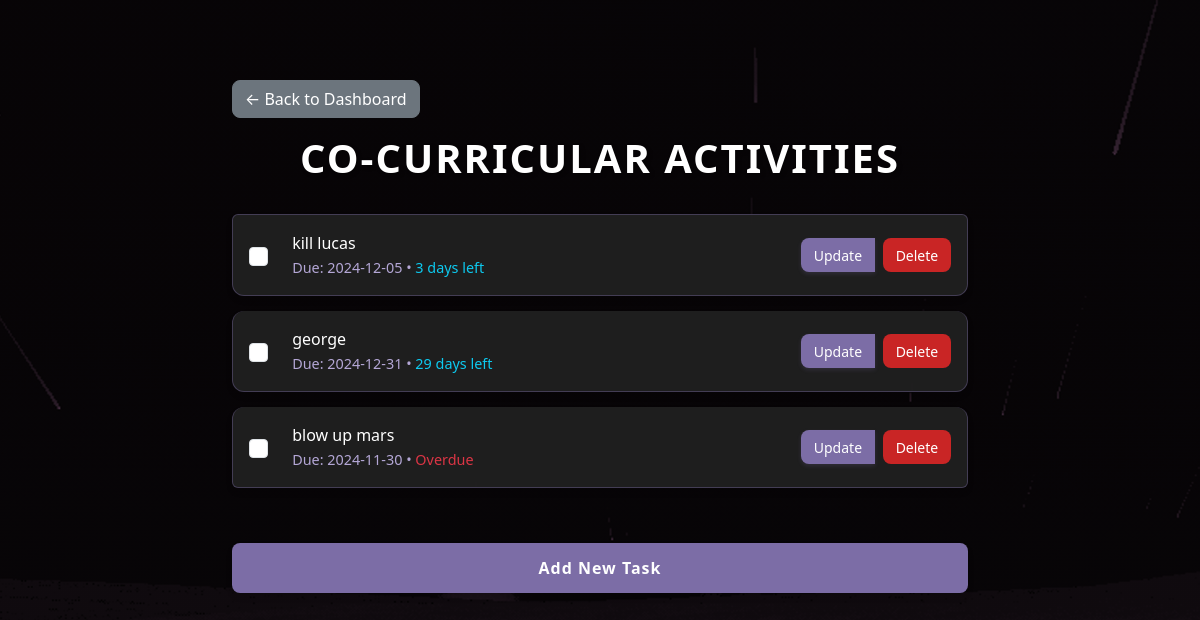
Before: /co_curricular (signed in) with the older database file.
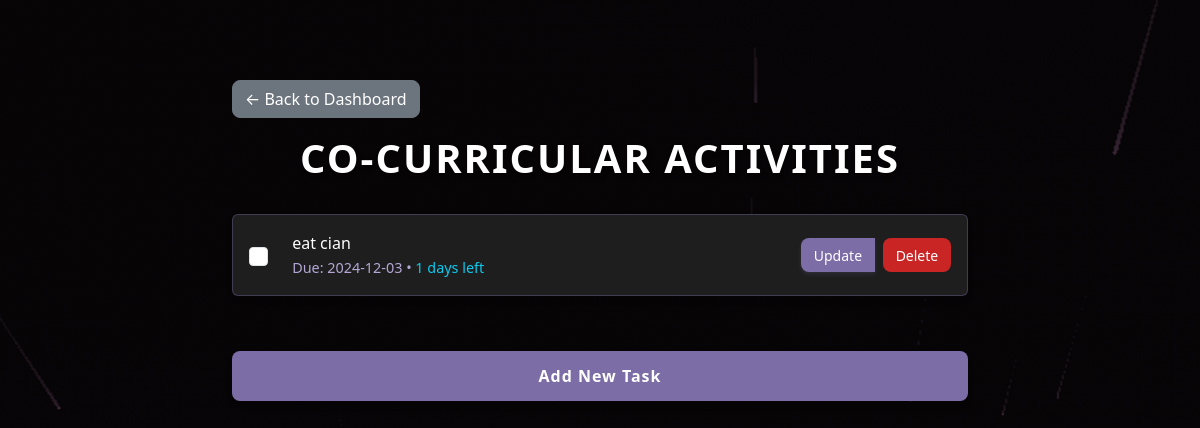
After: the same page with the newer database file.
### flask_app/setup_db.py (models this page shows)
class ToDo(Base):
    __tablename__ = 'todo'
    id = Column(Integer, primary_key=True)
    task = Column(String, nullable=False)
    category = Column(String, nullable=False)
    completed = Column(Boolean, default=False)
    due_date = Column(DateTime, nullable=True)
    user_id = Column(Integer, ForeignKey('users.id'), nullable=False)
    user = relationship('User', back_populates='todos')

### flask_app/app.py (the view)
@app.route('/co_curricular')
def co_curricular():
    if 'user_id' not in session:
        return redirect(url_for('login'))
    todos = db_session.query(ToDo).filter_by(user_id=session['user_id'], category='Co-Curricular').all()
    return render_template('co_curricular.html', todos=todos, calculate_days=calculate_days_remaining)

### flask_app/app.py (called while the page is built)
def calculate_days_remaining(due_date):
    if not due_date:
        return None
    today = date.today()
    days = (due_date.date() - today).days
    if days < 0:
        return "Overdue"
    elif days == 0:
        return "Due today"
    else:
        return f"{days} days left"

### flask_app/templates/co_curricular.html (shortened to what this page needs)
<!DOCTYPE html>
<html lang="en">
<head>
    <link href="https://cdn.jsdelivr.net/npm/bootstrap@5.3.0-alpha3/dist/css/bootstrap.min.css" rel="stylesheet">
</head>
<body>
    <div class="container mt-5">
        <a href="{{ url_for('dashboard') }}" class="btn btn-secondary mb-3">← Back to Dashboard</a>
        <h1>Co-Curricular Activities</h1>
        <div class="mt-4">
            {% if todos %}
                <ul class="list-group">
                    {% for todo in todos %}
                    <li class="list-group-item d-flex justify-content-between align-items-center">
                        <div class="d-flex align-items-center">
                            <form action="{{ url_for('toggle_todo', todo_id=todo.id) }}" method="POST" class="d-inline me-2">
                                <input type="checkbox" class="form-check-input" onchange="this.form.submit()"
                                       {% if todo.completed %}checked{% endif %}>
                            </form>
                            <div class="task-content">
                                <span {% if todo.completed %}class="text-decoration-line-through"{% endif %}>{{ todo.task }}</span>
                                {% if todo.due_date %}
                                    <br>
                                    <small class="text-muted due-date">
                                        Due: {{ todo.due_date.strftime('%Y-%m-%d') }}
                                        {% set days = calculate_days(todo.due_date) %}
                                        {% if days %}
                                            • <span class="{% if days == 'Overdue' %}text-danger{% elif days == 'Due today' %}text-warning{% else %}text-info{% endif %}">
                                                {{ days }}
                                            </span>
                                        {% endif %}
                                    </small>
                                {% endif %}
                            </div>
                        </div>
                        <div class="btn-group">
                            <a href="{{ url_for('update_todo', todo_id=todo.id) }}" class="btn btn-sm btn-primary me-2">Update</a>
                            <form action="{{ url_for('delete_todo', todo_id=todo.id) }}" method="POST" class="d-inline">
                                <button type="submit" class="btn btn-sm btn-danger">Delete</button>
                            </form>
                        </div>
                    </li>
                    {% endfor %}
                </ul>
            {% else %}
                <p class="text-center">No co-curricular activities found.</p>
            {% endif %}
        </div>
        <div class="mt-3">
            <a href="{{ url_for('add_todo', category='Co-Curricular') }}" class="btn btn-primary w-100 btn-add-task">Add New Task</a>
        </div>
    </div>
</body>
</html>

Changed rows visible on the page:
no longer on this page (row edited): ToDo: task "kill lucas", due_date "2024-12-05", days "3 days left"
no longer on this page (row edited): ToDo: task "george", due_date "2024-12-31", days "29 days left"
no longer on this page (row edited): ToDo: task "blow up mars", due_date "2024-11-30", days "Overdue"
added ToDo: task "eat cian", due_date "2024-12-03", days "1 days left"
